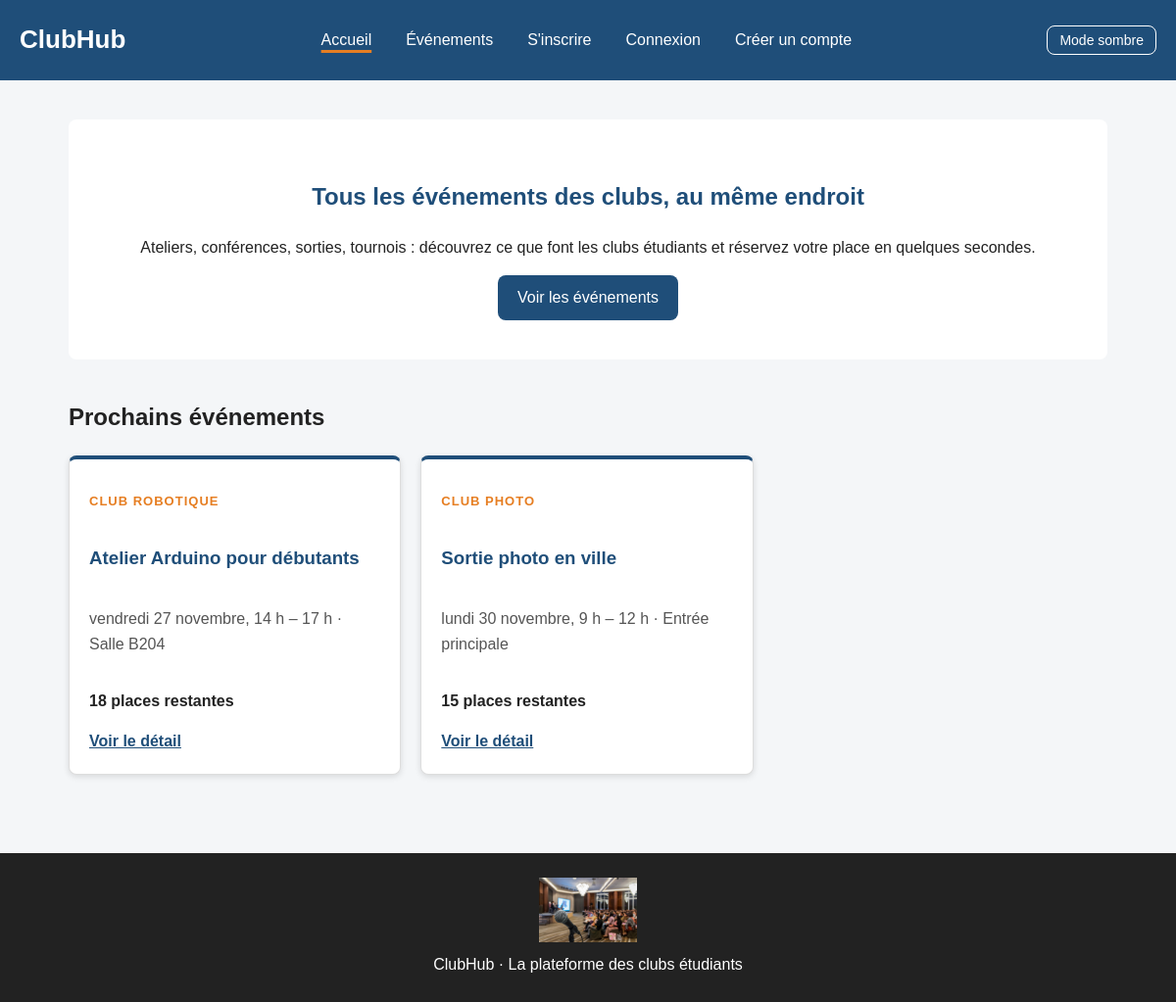
The page / on the database its author committed.
### tables this page shows
CREATE TABLE events (
    id          INT UNSIGNED NOT NULL AUTO_INCREMENT PRIMARY KEY,
    club        VARCHAR(100) NOT NULL,
    title       VARCHAR(200) NOT NULL,
    description TEXT NOT NULL,
    place       VARCHAR(100) NOT NULL,
    starts_at   DATETIME NOT NULL,
    ends_at     DATETIME NOT NULL,
    capacity    INT UNSIGNED NOT NULL,
    program     TEXT NOT NULL,    
    bring       TEXT NOT NULL     
);

### includes/functions.php (called while the page is built, shortened)
<?php
function e(string|int|float|null $value): string
{
    return htmlspecialchars((string) ($value ?? ''), ENT_QUOTES, 'UTF-8');
}
function ariaCurrent(string $page, string $currentPage): string
{
    return $page === $currentPage ? ' aria-current="page"' : '';
}
function formatDate(string $datetime, bool $withYear = false): string
{
    static $days = ['dimanche', 'lundi', 'mardi', 'mercredi', 'jeudi', 'vendredi', 'samedi'];
    static $months = ['janvier', 'février', 'mars', 'avril', 'mai', 'juin', 'juillet',
                      'août', 'septembre', 'octobre', 'novembre', 'décembre'];
    $d = new DateTimeImmutable($datetime);
    $text = $days[(int) $d->format('w')] . ' ' . $d->format('j') . ' ' . $months[(int) $d->format('n') - 1];
    return $withYear ? $text . ' ' . $d->format('Y') : $text;
}
function formatHour(string $datetime): string
{
    $d = new DateTimeImmutable($datetime);
    $minutes = (int) $d->format('i');
    return $d->format('G') . ' h' . ($minutes > 0 ? ' ' . $d->format('i') : '');
}
function formatTimeRange(string $start, string $end): string
{
    return formatHour($start) . ' – ' . formatHour($end);
}
function isoDate(string $datetime): string
{
    return (new DateTimeImmutable($datetime))->format('Y-m-d');
}
function placesLabel(int $placesLeft): string
{
    return $placesLeft === 1 ? '1 place restante' : $placesLeft . ' places restantes';
}

### includes/auth.php (called while the page is built, shortened)
<?php
function currentUser(): ?array
{
    $id = $_SESSION['user_id'] ?? null;
    if (!is_int($id)) {
        return null;
    }
    $user = findUserById($id);
    return $user;
}

### includes/events.php (called while the page is built, shortened)
<?php
function castEvent(array $event): array
{
    $event['id'] = (int) $event['id'];
    $event['capacity'] = (int) $event['capacity'];
    $event['registered'] = (int) $event['registered'];
    $event['places_left'] = max(0, (int) $event['places_left']);
    $event['is_past'] = (bool) $event['is_past'];
    return $event;
}
function getEvents(?int $limit = null, string $query = '', string $club = '', string $sort = 'date'): array
{
    $where = ['e.starts_at >= NOW()'];
    $params = [];
    $order = $sort === 'places' ? 'places_left DESC, e.starts_at' : 'e.starts_at';
    $sql = EVENT_SELECT . ' WHERE ' . implode(' AND ', $where) . ' GROUP BY e.id ORDER BY ' . $order;
    if ($limit !== null) {
        $sql .= ' LIMIT :limit';
    }
    $stmt = db()->prepare($sql);
    if ($limit !== null) {
        $stmt->bindValue(':limit', max(0, $limit), PDO::PARAM_INT);
    }
    $stmt->execute();
    return array_map('castEvent', $stmt->fetchAll());
}

### includes/db.php (called while the page is built)
<?php
function db(): PDO
{
    static $pdo = null;
    if ($pdo === null) {
        $config = require __DIR__ . '/../config.php';
        $dsn = sprintf(
            'mysql:host=%s;port=%d;dbname=%s;charset=utf8mb4',
            $config['host'],
            $config['port'],
            $config['name']
        );
        $pdo = new PDO($dsn, $config['user'], $config['password'], [
            PDO::ATTR_ERRMODE => PDO::ERRMODE_EXCEPTION,
            PDO::ATTR_DEFAULT_FETCH_MODE => PDO::FETCH_ASSOC,
            PDO::ATTR_EMULATE_PREPARES => false,
        ]);
    }
    return $pdo;
}

### index.php (the view, shortened to what this page needs)
<?php
$currentPage = 'index';
$footerImage = 'evenement.jpg';
$upcoming = getEvents(2);
require __DIR__ . '/includes/header.php';
?>
  <main>
    <section class="hero">
      <h1>Tous les événements des clubs, au même endroit</h1>
      <p>Ateliers, conférences, sorties, tournois : découvrez ce que font les clubs étudiants et réservez votre place en quelques secondes.</p>
      <a class="button" href="evenements.php">Voir les événements</a>
    </section>
    <section>
      <h2>Prochains événements</h2>
      <div class="event-list">
        <?php foreach ($upcoming as $event) : ?>
          <article class="event-card">
            <p class="club"><?= e($event['club']) ?></p>
            <h3><?= e($event['title']) ?></h3>
            <p class="meta"><time datetime="<?= e(isoDate($event['starts_at'])) ?>"><?= e(formatDate($event['starts_at'])) ?></time>, <?= e(formatTimeRange($event['starts_at'], $event['ends_at'])) ?> · <?= e($event['place']) ?></p>
            <p class="places"><strong><?= e(placesLabel($event['places_left'])) ?></strong></p>
            <a href="evenement.php?id=<?= e($event['id']) ?>">Voir le détail</a>
          </article>
        <?php endforeach; ?>
      </div>
    </section>
  </main>
<?php require __DIR__ . '/includes/footer.php'; ?>

### includes/header.php (shortened to what this page needs)
<?php
$currentPage = $currentPage ?? '';
$headerUser = currentUser();
?>
<!DOCTYPE html>
<html lang="fr">
<head>
  <link rel="stylesheet" href="css/style.css">
</head>
<body>
  <header class="site-header">
    <a class="logo" href="index.php">ClubHub</a>
    <nav>
      <ul>
        <li><a href="index.php"<?= ariaCurrent('index', $currentPage) ?>>Accueil</a></li>
        <li><a href="evenements.php"<?= ariaCurrent('evenements', $currentPage) ?>>Événements</a></li>
        <li><a href="evenement.php?id=1"<?= ariaCurrent('evenement', $currentPage) ?>>S'inscrire</a></li>
        <?php if ($headerUser !== null) : ?>
          <!-- Connecté : "Mon compte" + bouton de déconnexion.
               La déconnexion MODIFIE des données (la session) : elle se fait en POST, pas avec un simple lien. -->
          <li><a href="compte.php"<?= ariaCurrent('compte', $currentPage) ?>>Mon compte</a></li>
          <li>
            <form class="logout-form" action="deconnexion.php" method="post">
              <button type="submit" class="link-button">Déconnexion</button>
            </form>
          </li>
        <?php else : ?>
          <li><a href="connexion.php"<?= ariaCurrent('connexion', $currentPage) ?>>Connexion</a></li>
          <li><a href="creer-compte.php"<?= ariaCurrent('creer-compte', $currentPage) ?>>Créer un compte</a></li>
        <?php endif; ?>
      </ul>
    </nav>
    <button type="button" class="theme-toggle">Mode sombre</button>
  </header>

### includes/footer.php (shortened to what this page needs)
  <footer class="site-footer">
    <?php if (!empty($footerImage)) : ?>
      <img src="<?= e($footerImage) ?>" alt="Image représentant l'événement du Club Robotique">
    <?php endif; ?>
    <p>ClubHub · La plateforme des clubs étudiants</p>
  </footer>
</body>
</html>

### css/style.css (style rules this page uses)
:root { --bleu: #1f4e79; --bleu-fonce: #173a5c; --orange: #e67e22; --blanc: #ffffff; --gris-clair: #f4f6f8; --gris: #dddddd; --gris-texte: #555555; --sombre: #222222; --entete: #1f4e79; --texte-clair: #ffffff; --pied: #222222; --ligne-paire: #f0f0f0; --bordure-champ: #aaaaaa; --erreur: #b00020; --succes-fond: #e6f4ea; --succes-texte: #1e6b34; --info-fond: #e3effa; --info-texte: #1f4e79; --erreur-fond: #fdeaea; --rayon: 8px; --espacement: 20px; --largeur-max: 1100px; }
* { box-sizing: border-box; }
html { overflow-x: hidden; }
body { margin: 0; font-family: Arial, Helvetica, sans-serif; background-color: var(--gris-clair); color: var(--sombre); line-height: 1.6; }
main { width: 100%; max-width: var(--largeur-max); margin: 0 auto; padding: 40px var(--espacement); }
img { max-width: 100%; height: auto; }
.site-header { background-color: var(--entete); padding: var(--espacement); display: flex; justify-content: space-between; align-items: center; }
.logo { color: var(--texte-clair); text-decoration: none; font-size: 26px; font-weight: bold; }
nav ul { list-style: none; display: flex; gap: 25px; margin: 0; padding: 0; }
nav a { color: var(--texte-clair); text-decoration: none; padding: 5px; }
nav a[aria-current="page"] { text-decoration: underline; text-decoration-color: var(--orange); text-decoration-thickness: 3px; text-underline-offset: 5px; }
.hero { background-color: var(--blanc); padding: 40px; border-radius: var(--rayon); text-align: center; margin-bottom: 40px; }
.hero h1 { color: var(--bleu); }
.button, button { display: inline-block; background-color: var(--bleu); color: var(--texte-clair); border: none; border-radius: var(--rayon); padding: 10px 20px; text-decoration: none; cursor: pointer; font-size: 16px; }
.event-list { display: flex; flex-wrap: wrap; gap: var(--espacement); }
.event-card { background-color: var(--blanc); border: 1px solid var(--gris); border-top: 4px solid var(--bleu); border-radius: var(--rayon); padding: var(--espacement); display: flex; flex-direction: column; width: 100%; box-shadow: 0 2px 6px rgba(0, 0, 0, 0.12); }
.event-card .club { color: var(--orange); font-size: 13px; font-weight: bold; text-transform: uppercase; letter-spacing: 1px; }
.event-card h2, .event-card h3 { color: var(--bleu); }
.event-card .meta { color: var(--gris-texte); }
.event-card a { margin-top: auto; color: var(--bleu); font-weight: bold; }
.site-footer { background-color: var(--pied); color: var(--texte-clair); text-align: center; padding: 25px var(--espacement); margin-top: 40px; }
.site-footer img { width: 100px; height: auto; display: block; margin: 0 auto 10px; }
.site-footer p { margin: 0; }
@media (min-width: 640px) { .event-card { width: calc(50% - 10px); } }
@media (min-width: 960px) { .event-card { width: calc(33.333% - 14px); } }
.theme-toggle { background-color: transparent; border: 1px solid var(--texte-clair); padding: 6px 12px; font-size: 14px; }
.event-card { position: relative; }

### rows shown on the page
events: club "CLUB ROBOTIQUE", title "Atelier Arduino pour débutants", starts_at "vendredi 27 novembre", formatTimeRange($event['starts_at'], $event['ends_at']) "14 h – 17 h", place "Salle B204", places_left "18 places restantes"
events: club "CLUB PHOTO", title "Sortie photo en ville", starts_at "lundi 30 novembre", formatTimeRange($event['starts_at'], $event['ends_at']) "9 h – 12 h", place "Entrée principale", places_left "15 places restantes"
